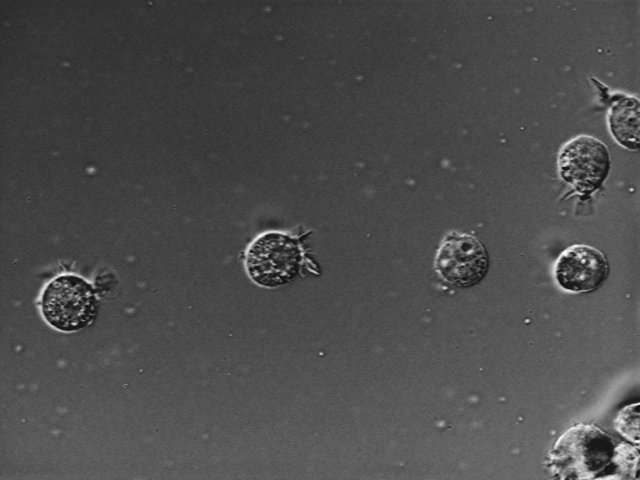
#> input picture module1_images/at3_1m4_01.tif, 640 x 480 px; its folder holds 4 pictures in this run
$ python module1.py
#> lines starting #> are read from the running program, lines starting #| are printed output that depends on the picture
#! /usr/bin/env python3
import os
import re
from PIL import Image
# Lists all files in the 'module1_images' directory
directory = os.listdir('module1_images')
# Tries to make result directory
try:
    os.mkdir('module1_images_processed')
except IOError:
    print('Directory already exists.')

for file in directory:
    im = Image.open('module1_images/' + file)
#> im is the input picture: PIL image 640x480 L; min 15, max 254, mean 76.6
    filemod = re.search(r'([A-Za-z0-9\-\_]*)', file)
    # Converts image to 'RGB' for JPEG, resizes, rotates and saves the result as JPEG
    im.convert('RGB').resize((128, 128)).rotate(-90).save('module1_images_processed/' + filemod.group(1) + '.jpeg', 'jpeg')
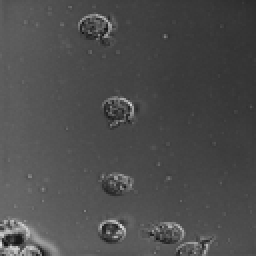
#> saved as at3_1m4_01.jpeg: PIL image 128x128 RGB (shown 2 times larger); min 17, max 224, mean 76.6
    print(file)
#> pass 2 of the loop `for file in directory:`:
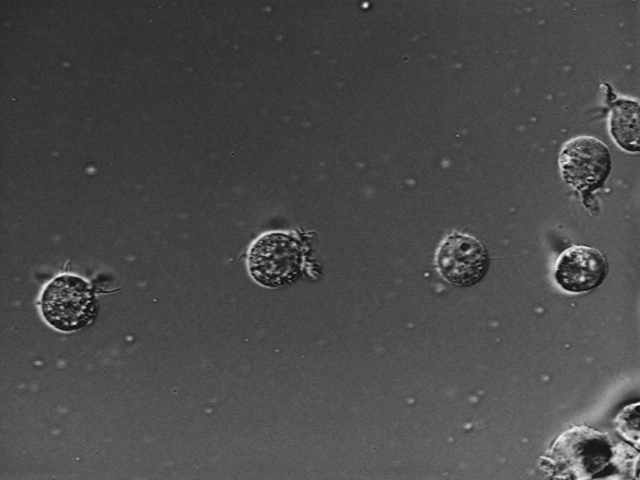
#> input picture module1_images/at3_1m4_02.tif, 640 x 480 px
#> im is the input picture: PIL image 640x480 L; min 15, max 254, mean 74.8
#> `im.convert('RGB').resize((128, 128)).rotate(-90).save('module1_images_..`:
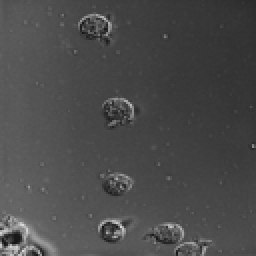
#> saved as at3_1m4_02.jpeg: PIL image 128x128 RGB (shown 2 times larger); min 15, max 220, mean 74.8
#> pass 3 of the loop `for file in directory:`:
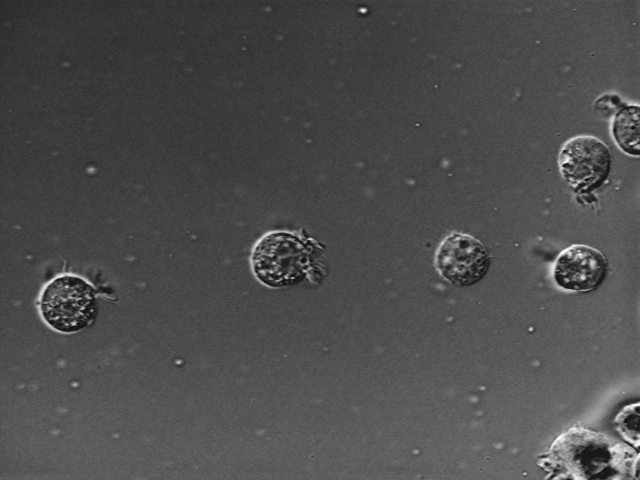
#> input picture module1_images/at3_1m4_03.tif, 640 x 480 px
#> im is the input picture: PIL image 640x480 L; min 15, max 254, mean 77.2
#> `im.convert('RGB').resize((128, 128)).rotate(-90).save('module1_images_..`:
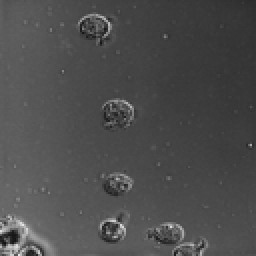
#> saved as at3_1m4_03.jpeg: PIL image 128x128 RGB (shown 2 times larger); min 18, max 229, mean 77.2
#> the loop made 4 passes; the first 3 are shown
